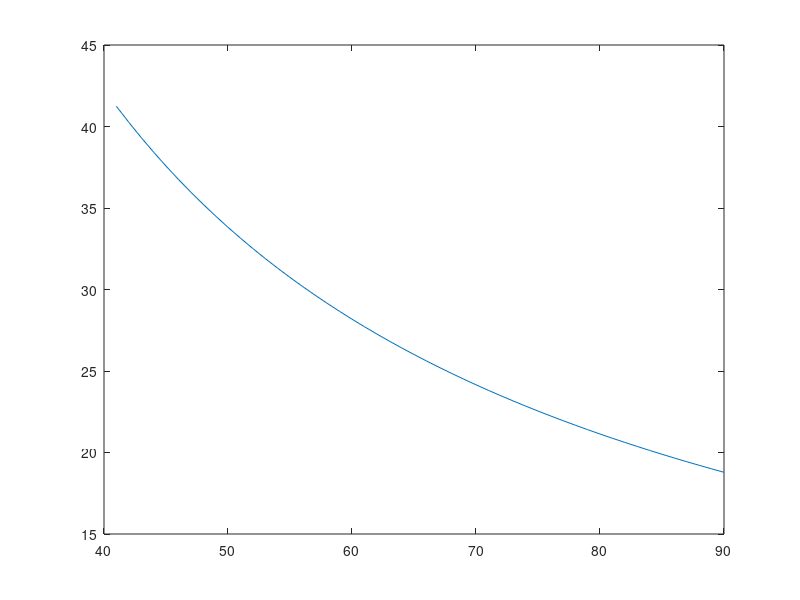

Write the MATLAB code that produced this figure.
Mz=3.5E6*12   %[lb*in]
l=0.15*13.8*12    %[in]

Ftu=zeros(1,50)   %[ksi]
for i=1:1:50
    Ftu(1,i)=40+i
end

AreaPerBoom=zeros(1,50)
for i=1:1:50
    AreaPerBoom(1,i)=Mz*(l/2)/(2*(l/2)^2*Ftu(1,i)*10^3)
end

figure(1)
plot(Ftu,AreaPerBoom)